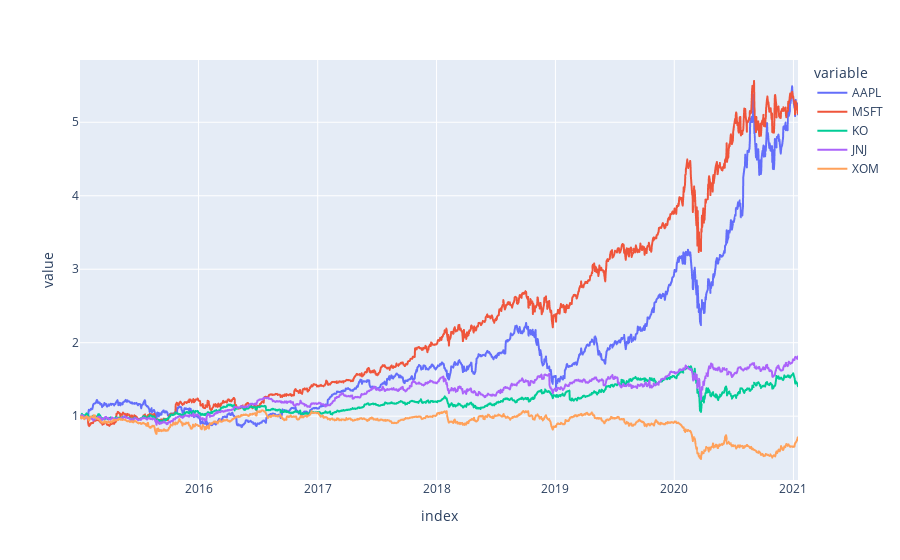

This figure's notebook cell:
### Code cell
fig = px.line(cum_returns_df, x=cum_returns_df.index, y=cum_returns_df.columns)
fig.show()

### Figure 1 — Plotly figure (JSON) as saved in the notebook; plotly's stock layout.template omitted (floating-point values rounded to 4 significant figures; data arrays with more than 128 entries replaced by an {"elided": "..."} marker saying what was removed)
{"data": [{"hovertemplate": "variable=AAPL<br>index=%{x}<br>value=%{y}<extra></extra>", "legendgroup": "AAPL", "line": {"color": "#636efa", "dash": "solid"}, "mode": "lines", "name": "AAPL", "showlegend": true, "type": "scattergl", "x": {"elided": "1521 str values"}, "xaxis": "x", "y": {"elided": "1521 float values"}, "yaxis": "y"}, {"hovertemplate": "variable=MSFT<br>index=%{x}<br>value=%{y}<extra></extra>", "legendgroup": "MSFT", "line": {"color": "#EF553B", "dash": "solid"}, "mode": "lines", "name": "MSFT", "showlegend": true, "type": "scattergl", "x": {"elided": "1521 str values"}, "xaxis": "x", "y": {"elided": "1521 float values"}, "yaxis": "y"}, {"hovertemplate": "variable=KO<br>index=%{x}<br>value=%{y}<extra></extra>", "legendgroup": "KO", "line": {"color": "#00cc96", "dash": "solid"}, "mode": "lines", "name": "KO", "showlegend": true, "type": "scattergl", "x": {"elided": "1521 str values"}, "xaxis": "x", "y": {"elided": "1521 float values"}, "yaxis": "y"}, {"hovertemplate": "variable=JNJ<br>index=%{x}<br>value=%{y}<extra></extra>", "legendgroup": "JNJ", "line": {"color": "#ab63fa", "dash": "solid"}, "mode": "lines", "name": "JNJ", "showlegend": true, "type": "scattergl", "x": {"elided": "1521 str values"}, "xaxis": "x", "y": {"elided": "1521 float values"}, "yaxis": "y"}, {"hovertemplate": "variable=XOM<br>index=%{x}<br>value=%{y}<extra></extra>", "legendgroup": "XOM", "line": {"color": "#FFA15A", "dash": "solid"}, "mode": "lines", "name": "XOM", "showlegend": true, "type": "scattergl", "x": {"elided": "1521 str values"}, "xaxis": "x", "y": {"elided": "1521 float values"}, "yaxis": "y"}], "layout": {"legend": {"title": {"text": "variable"}, "tracegroupgap": 0}, "margin": {"t": 60}, "xaxis": {"anchor": "y", "domain": [0, 1], "title": {"text": "index"}}, "yaxis": {"anchor": "x", "domain": [0, 1], "title": {"text": "value"}}}}
